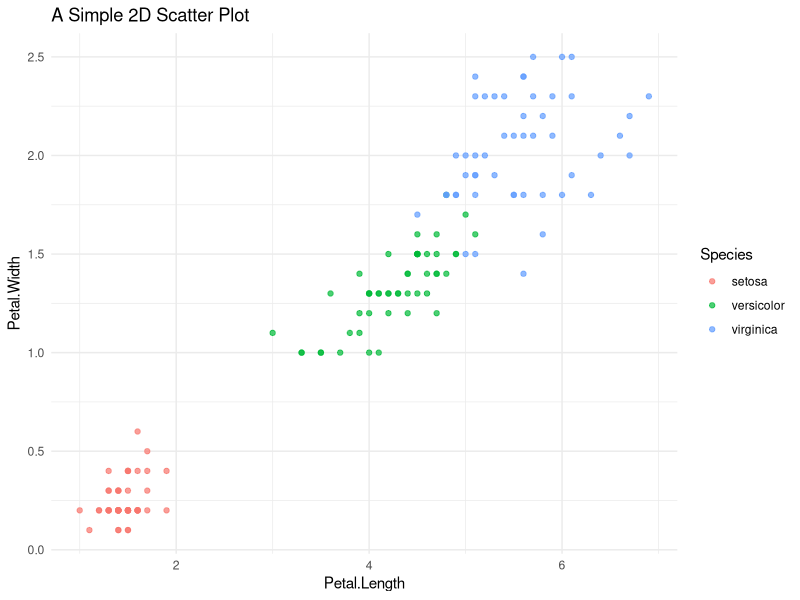
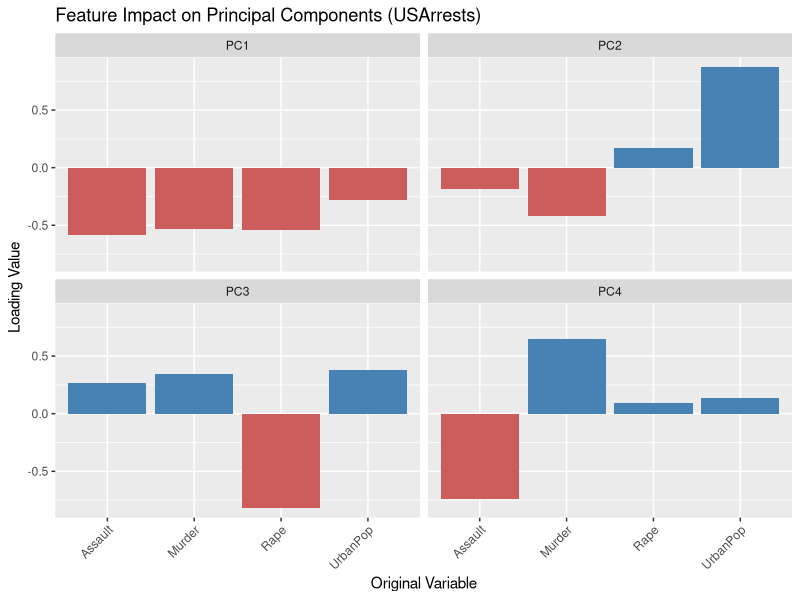
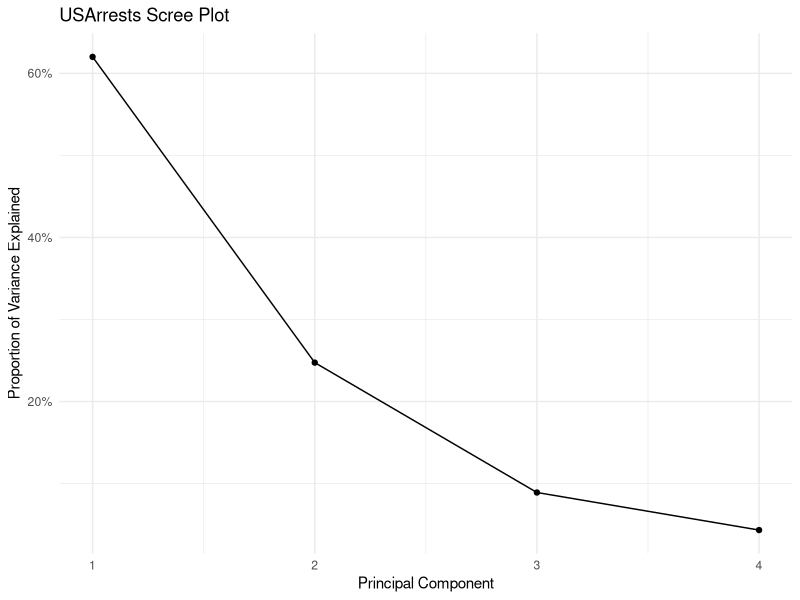
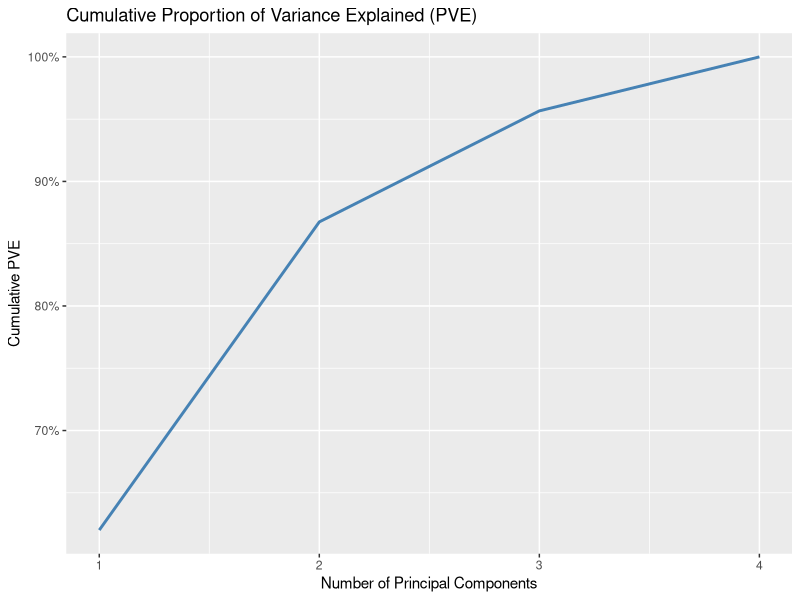
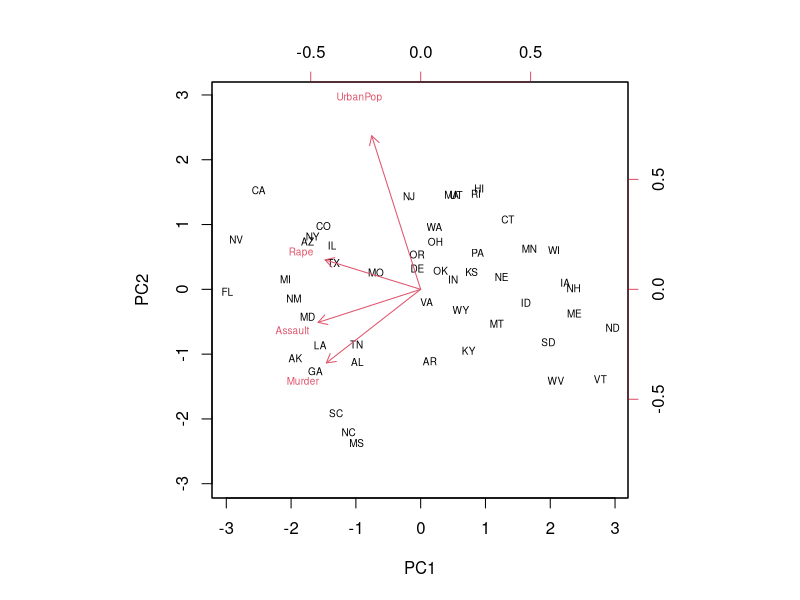

Source code (R) for these figures, in order:
## ---- chunk 1
library(tidyverse)
library(tidyr)
library(ggplot2)
library(scales)
library(knitr)
## ---- chunk 2
# Load the iris dataset
data(iris)

# Plot two correlated features
ggplot(iris, aes(x = Petal.Length, y = Petal.Width)) +
  geom_point(aes(color = Species), alpha = 0.7) +
  theme_minimal() +
  labs(title = "A Simple 2D Scatter Plot")
## ---- chunk 3
data(USArrests)
head(USArrests)
## ---- chunk 4
# Run PCA, setting scale. = TRUE
pca_arrests <- prcomp(USArrests, scale. = TRUE)

# Print the results
print(pca_arrests)
## ---- chunk 5
summary(pca_arrests)
## ---- chunk 6
print(pca_arrests$rotation)
## ---- chunk 7
# Get the loadings (rotation) from PCA result
loadings_df <- as.data.frame(pca_arrests$rotation)

# Add a 'Variable' column (the names of your original features)
loadings_df$Variable <- rownames(loadings_df)

# Reshape the data, this is necessary for ggplot2 to easily facet by PC
loadings_long <- loadings_df %>%
  pivot_longer(
    cols = starts_with("PC"), # Select columns that start with "PC"
    names_to = "Principal_Component", # New column for PC names
    values_to = "Loading_Value" # New column for the actual loading numbers
  )

# Create the faceted bar plot
ggplot(loadings_long, aes(x = Variable, y = Loading_Value, fill = Loading_Value > 0)) +
  geom_bar(stat = "identity") +
  scale_fill_manual(values = c("FALSE" = "indianred", "TRUE" = "steelblue"),
                    guide = "none") + # Color bars based on positive/negative loading
  facet_wrap(~ Principal_Component, ncol = 2) + # Facet by PC
  labs(title = "Feature Impact on Principal Components (USArrests)",
       x = "Original Variable",
       y = "Loading Value") +
  theme(axis.text.x = element_text(angle = 45, hjust = 1)) # Rotate x-axis labels for readability
## ---- chunk 8
# The 'x' object contains the PC scores
head(pca_arrests$x)
## ---- chunk 9
# Calculate PVE
pve <- pca_arrests$sdev^2 / sum(pca_arrests$sdev^2)

# Plot PVE
qplot(x = 1:4, y = pve, geom = c("point", "line")) +
  labs(title = "USArrests Scree Plot",
       x = "Principal Component",
       y = "Proportion of Variance Explained") +
  scale_y_continuous(labels = scales::percent) +
  theme_minimal()
## ---- chunk 10
# Create a data frame with components and their cumulative PVE
cumulative_pve_df <- data.frame(
  Component = 1:length(pve),
  Cumulative_PVE = cumsum(pve) # Use cumsum() for the cumulative sum
)

# Plot the cumulative PVE
ggplot(cumulative_pve_df, aes(x = Component, y = Cumulative_PVE)) +
  geom_line(color = "steelblue", size = 1) +
  scale_y_continuous(labels = scales::percent_format(accuracy = 1)) +
  scale_x_continuous(breaks = 1:length(pve)) +
  labs(title = "Cumulative Proportion of Variance Explained (PVE)",
       x = "Number of Principal Components",
       y = "Cumulative PVE")
## ---- chunk 11
biplot(pca_arrests, scale = 0, xlabs=state.abb, cex=.6)
